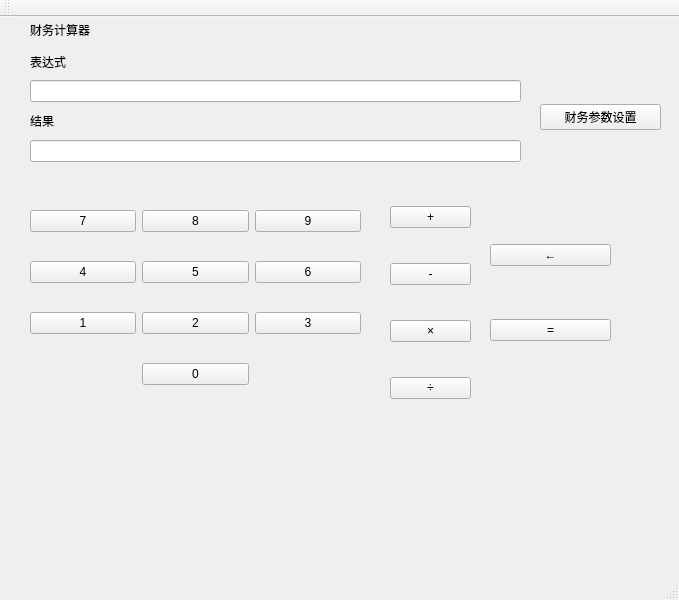
<?xml version="1.0" encoding="UTF-8"?>
<ui version="4.0">
 <class>MainWindow</class>
 <widget class="QMainWindow" name="MainWindow">
  <property name="geometry">
   <rect>
    <x>0</x>
    <y>0</y>
    <width>679</width>
    <height>600</height>
   </rect>
  </property>
  <property name="windowTitle">
   <string>财务计算器</string>
  </property>
  <widget class="QWidget" name="centralwidget">
   <property name="layoutDirection">
    <enum>Qt::LeftToRight</enum>
   </property>
   <widget class="QWidget" name="gridLayoutWidget">
    <property name="geometry">
     <rect>
      <x>30</x>
      <y>170</y>
      <width>331</width>
      <height>221</height>
     </rect>
    </property>
    <layout class="QGridLayout" name="gridLayout">
     <item row="0" column="2">
      <widget class="QPushButton" name="pushButton_9">
       <property name="text">
        <string>9</string>
       </property>
      </widget>
     </item>
     <item row="0" column="0">
      <widget class="QPushButton" name="pushButton_7">
       <property name="text">
        <string>7</string>
       </property>
      </widget>
     </item>
     <item row="2" column="1">
      <widget class="QPushButton" name="pushButton_2">
       <property name="text">
        <string>2</string>
       </property>
      </widget>
     </item>
     <item row="1" column="1">
      <widget class="QPushButton" name="pushButton_5">
       <property name="text">
        <string>5</string>
       </property>
      </widget>
     </item>
     <item row="1" column="0">
      <widget class="QPushButton" name="pushButton_4">
       <property name="text">
        <string>4</string>
       </property>
      </widget>
     </item>
     <item row="1" column="2">
      <widget class="QPushButton" name="pushButton_6">
       <property name="text">
        <string>6</string>
       </property>
      </widget>
     </item>
     <item row="0" column="1">
      <widget class="QPushButton" name="pushButton_8">
       <property name="text">
        <string>8</string>
       </property>
      </widget>
     </item>
     <item row="2" column="0">
      <widget class="QPushButton" name="pushButton_1">
       <property name="text">
        <string>1</string>
       </property>
      </widget>
     </item>
     <item row="2" column="2">
      <widget class="QPushButton" name="pushButton_3">
       <property name="text">
        <string>3</string>
       </property>
      </widget>
     </item>
     <item row="3" column="1">
      <widget class="QPushButton" name="pushButton_0">
       <property name="text">
        <string>0</string>
       </property>
      </widget>
     </item>
    </layout>
   </widget>
   <widget class="QWidget" name="gridLayoutWidget_2">
    <property name="geometry">
     <rect>
      <x>390</x>
      <y>160</y>
      <width>81</width>
      <height>251</height>
     </rect>
    </property>
    <layout class="QGridLayout" name="gridLayout_2">
     <item row="0" column="0">
      <widget class="QPushButton" name="pushButton_add">
       <property name="text">
        <string>+</string>
       </property>
      </widget>
     </item>
     <item row="2" column="0">
      <widget class="QPushButton" name="pushButton_mul">
       <property name="text">
        <string>×</string>
       </property>
      </widget>
     </item>
     <item row="1" column="0">
      <widget class="QPushButton" name="pushButton_minu">
       <property name="text">
        <string>-</string>
       </property>
      </widget>
     </item>
     <item row="3" column="0">
      <widget class="QPushButton" name="pushButton_div">
       <property name="text">
        <string>÷</string>
       </property>
      </widget>
     </item>
    </layout>
   </widget>
   <widget class="QWidget" name="gridLayoutWidget_3">
    <property name="geometry">
     <rect>
      <x>490</x>
      <y>180</y>
      <width>121</width>
      <height>191</height>
     </rect>
    </property>
    <layout class="QGridLayout" name="gridLayout_3">
     <item row="0" column="1">
      <widget class="QPushButton" name="pushButton_rm">
       <property name="text">
        <string>←</string>
       </property>
      </widget>
     </item>
     <item row="1" column="1">
      <widget class="QPushButton" name="pushButton_cal">
       <property name="text">
        <string>=</string>
       </property>
      </widget>
     </item>
    </layout>
   </widget>
   <widget class="QWidget" name="verticalLayoutWidget">
    <property name="geometry">
     <rect>
      <x>30</x>
      <y>0</y>
      <width>491</width>
      <height>145</height>
     </rect>
    </property>
    <layout class="QVBoxLayout" name="verticalLayout">
     <item>
      <widget class="QLabel" name="label">
       <property name="text">
        <string>财务计算器</string>
       </property>
      </widget>
     </item>
     <item>
      <widget class="QLabel" name="label_2">
       <property name="text">
        <string>表达式</string>
       </property>
      </widget>
     </item>
     <item>
      <widget class="QLineEdit" name="lineEdit_in">
       <property name="readOnly">
        <bool>true</bool>
       </property>
      </widget>
     </item>
     <item>
      <widget class="QLabel" name="label_3">
       <property name="text">
        <string>结果</string>
       </property>
      </widget>
     </item>
     <item>
      <widget class="QLineEdit" name="lineEdit_out">
       <property name="text">
        <string/>
       </property>
       <property name="readOnly">
        <bool>true</bool>
       </property>
      </widget>
     </item>
    </layout>
   </widget>
   <widget class="QWidget" name="gridLayoutWidget_4">
    <property name="geometry">
     <rect>
      <x>540</x>
      <y>60</y>
      <width>121</width>
      <height>80</height>
     </rect>
    </property>
    <layout class="QGridLayout" name="gridLayout_4">
     <item row="0" column="0">
      <widget class="QPushButton" name="pushButton">
       <property name="text">
        <string>财务参数设置</string>
       </property>
      </widget>
     </item>
    </layout>
   </widget>
  </widget>
  <widget class="QMenuBar" name="menubar">
   <property name="geometry">
    <rect>
     <x>0</x>
     <y>0</y>
     <width>679</width>
     <height>28</height>
    </rect>
   </property>
  </widget>
  <widget class="QStatusBar" name="statusbar"/>
  <widget class="QToolBar" name="toolBar">
   <property name="windowTitle">
    <string>toolBar</string>
   </property>
   <attribute name="toolBarArea">
    <enum>TopToolBarArea</enum>
   </attribute>
   <attribute name="toolBarBreak">
    <bool>false</bool>
   </attribute>
  </widget>
 </widget>
 <resources/>
 <connections/>
</ui>
